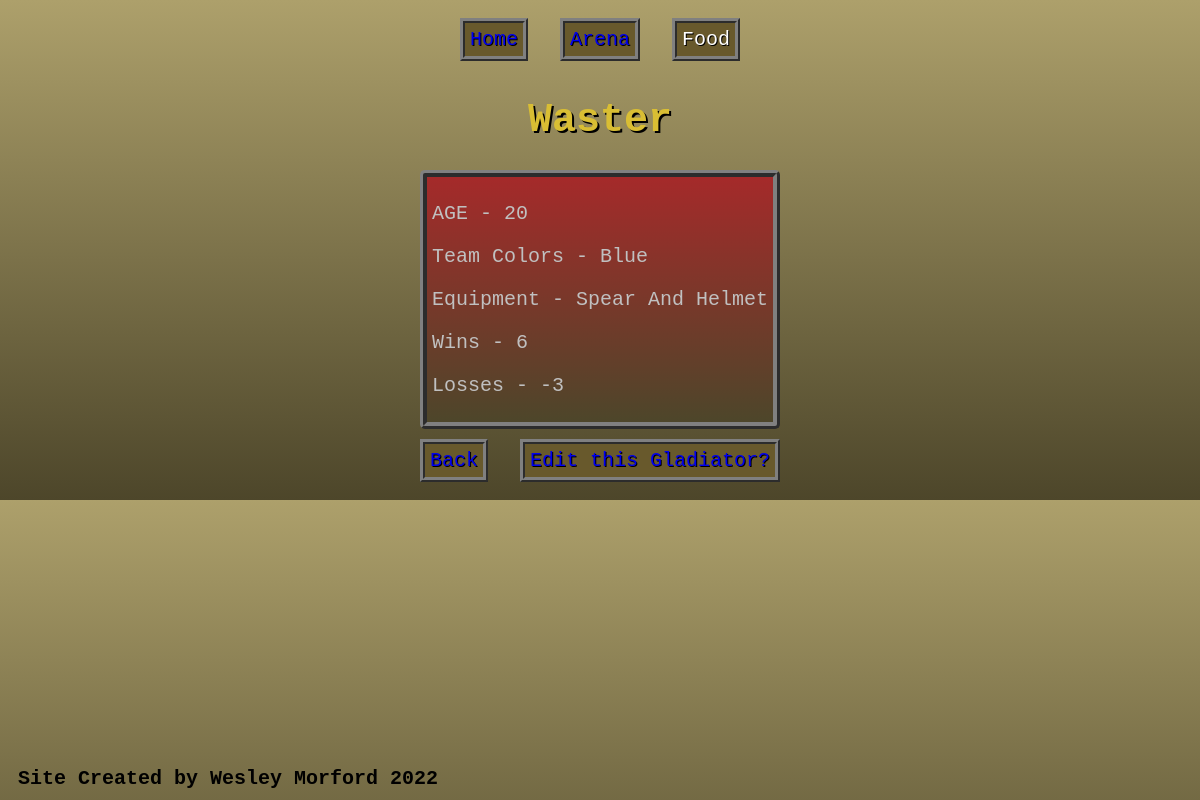
The app's page /Arena/5/details/, older data.
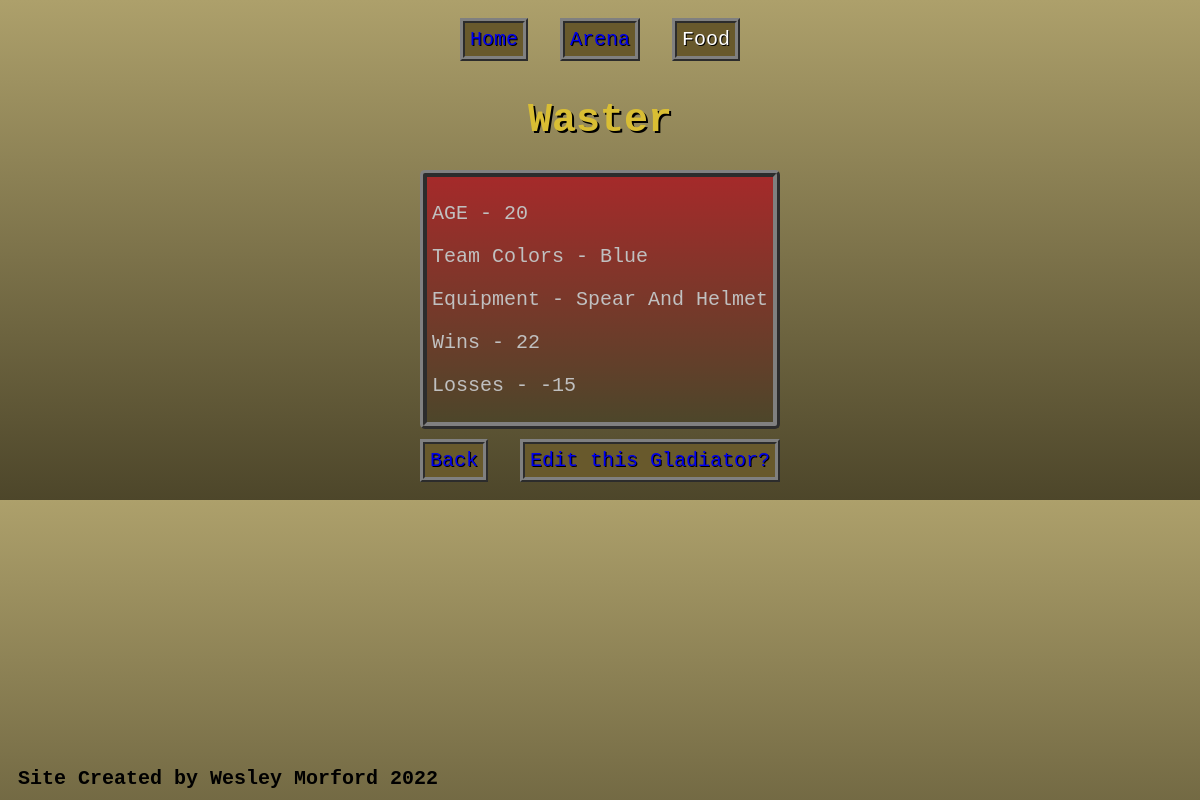
The same page, newer data.
### Arena/models.py (models this page shows, shortened)
class Gladiator(models.Model):
    name = models.CharField(max_length=50, default="", null=False)
    age = models.IntegerField(default=20)
    colors = models.CharField(max_length=20, choices=COLORS_CHOICES)
    equipment = models.CharField(max_length=30, choices=EQUIPMENT_CHOICES)
    wins = models.IntegerField(default=0)
    losses = models.IntegerField(default=0)
    Gladiators = models.Manager()

### Arena/views.py (the view)
# urls.py: path('<int:pk>/details/', views.arena_details, name='arena_details'),
def arena_details(request, pk):
    pk = int(pk)
    fighter = get_object_or_404(Gladiator, pk=pk)
    context = {'fighter': fighter}
    return render(request, 'Arena/arena_details.html', context)

### Arena/templates/Arena/arena_details.html
{% extends "arena_base.html" %}
{% block content %}
	<h1>{{ fighter.name }}</h1>
	<div class="detail-container">
			<p>AGE - {{ fighter.age|title }}</p>
			<p>Team Colors - {{ fighter.colors|title }}</p>
			<p>Equipment - {{ fighter.equipment|title }}</p>
			<p>Wins - {{ fighter.wins|title }}</p>
			<p>Losses - {{ fighter.losses|title }}</p>
	</div>
	<br>
	<button><a href="{% url 'arena_display' %}" class="hover-text">Back</a></button>
	<button><a href="../{{ form.pk }}edit/" class="hover-text">Edit this Gladiator?</a></button>
{% endblock %}

Row changes from the older to the newer data that the page shows:
changed Gladiator "Waster": wins "6" → "22"; losses "-3" → "-15"
